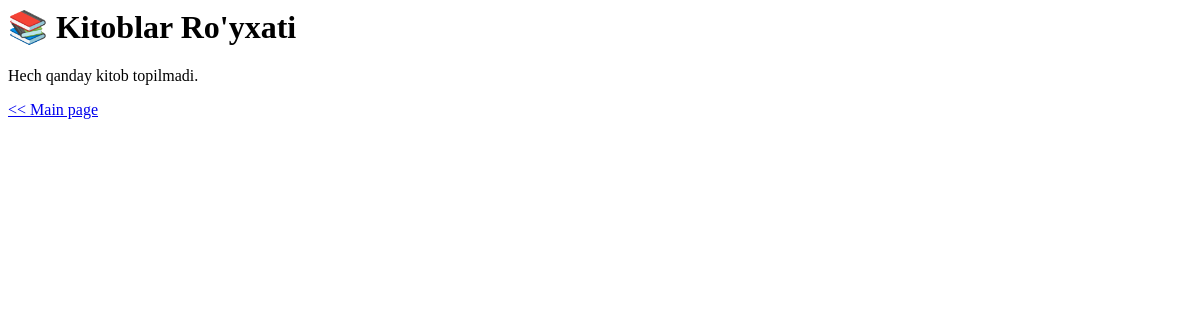
The app's page /mybooks/, older data.
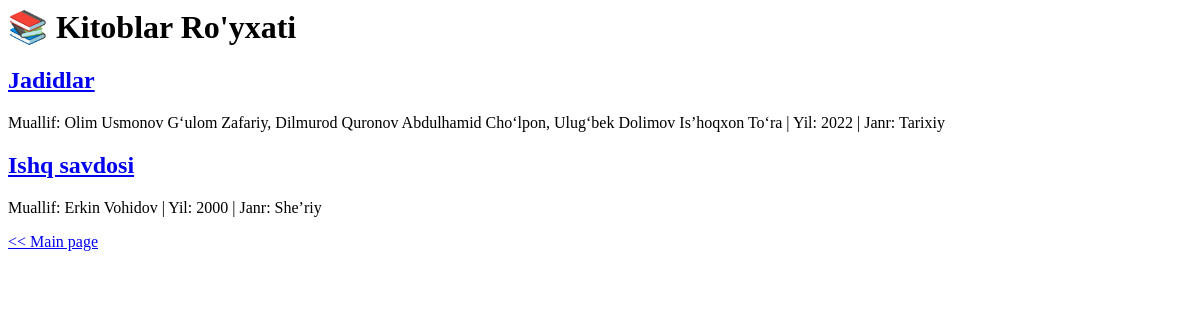
The same page, newer data.
### mybooks/models.py (models this page shows, shortened)
class Book(models.Model):
    title = models.CharField(max_length=200)
    author = models.CharField(max_length=100)
    year = models.PositiveIntegerField()
    genre = models.CharField(max_length=100)
    description = models.TextField()

### mybooks/views.py (the view)
# urls.py: path('', views.book_list, name='book_list'),
def book_list(request):
    books = Book.objects.all()
    return render(request, 'mybooks/book_list.html', {'books': books})

### mybooks/templates/mybooks/book_list.html (shortened to what this page needs)
<html lang="uz">
<head>
</head>
<body>
    <h1>📚 Kitoblar Ro'yxati</h1>
    {% for book in books %}
        <div>
            <h2><a href="{% url 'book_detail' book.pk %}">{{ book.title }}</a></h2>
            <p>Muallif: {{ book.author }} | Yil: {{ book.year }} | Janr: {{ book.genre }}</p>
        </div>
    {% empty %}
        <p>Hech qanday kitob topilmadi.</p>
    {% endfor %}
</body>
<a href='/../'><< Main page</a>
</html>

Row changes from the older to the newer data that the page shows:
added Book: title "Jadidlar", author "Olim Usmonov Gʻulom Zafariy, Dilmurod Quronov Abdulhamid Choʻlpon, Ulugʻbek Dolimov Isʼhoqxon Toʻra", year "2022", genre "Tarixiy"
added Book: title "Ishq savdosi", author "Erkin Vohidov", year "2000", genre "Sheʼriy"
Text that changed along with them:
text no longer shown: "Hech qanday kitob topilmadi."
